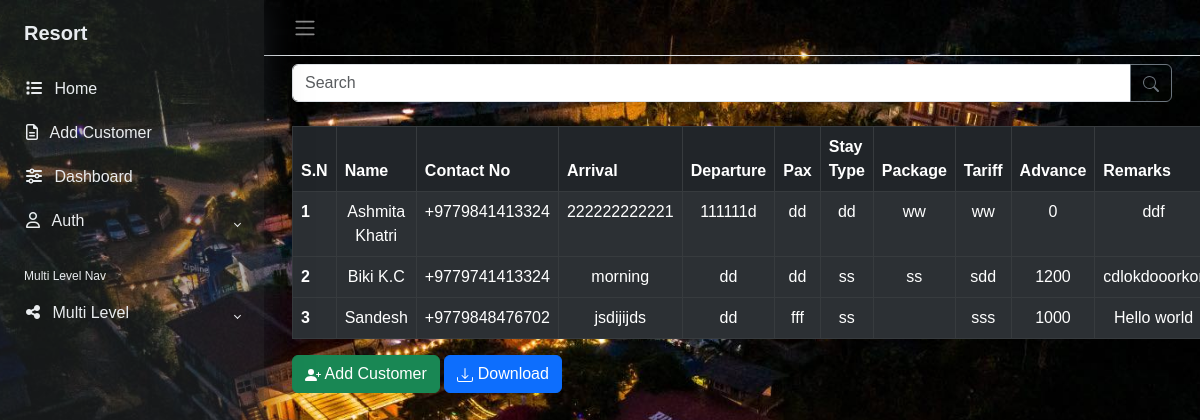
The app's page /, older data.
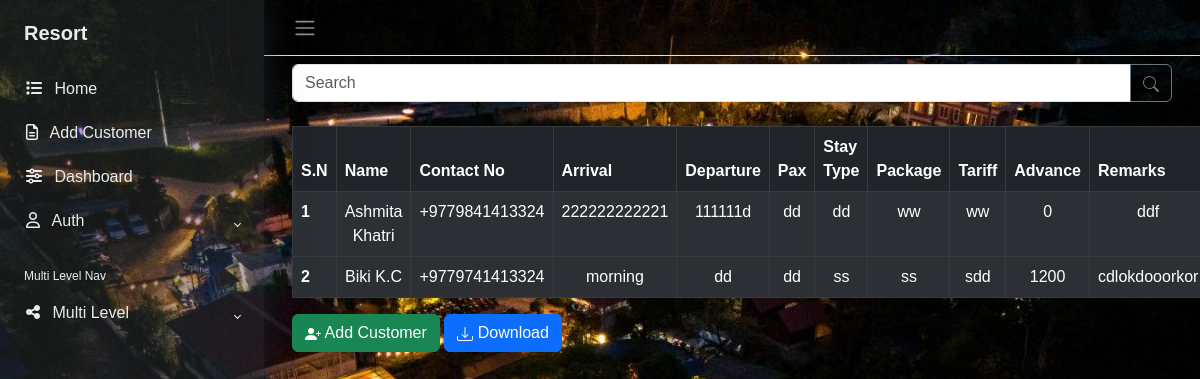
The same page, newer data.
### app/models.py (models this page shows, shortened)
class CustomerModel(models.Model):
    name=models.CharField(max_length=100,default=' ')
    contact=PhoneNumberField(region='NP')
    arrivals=models.CharField(max_length=200,default=" ")
    departure=models.CharField(max_length=100,default=' ')
    pax=models.CharField(max_length=100,default=' ')
    stay_type=models.CharField(max_length=100,default=' ')
    package=models.CharField(max_length=200,default=' ')
    tariff=models.CharField(max_length=100,default=' ')
    advance=models.IntegerField(default=0)
    remarks=models.TextField()

### app/views.py (the view)
# urls.py: path('',views.home,name='home'),
def home(request):
    data=CustomerModel.objects.all()
    query=request.POST.get('search','')
    result=CustomerModel.objects.filter(
        Q(name__icontains=query) |
        Q(contact__icontains=query) |
        Q(arrivals__icontains=query) |
        Q(stay_type__icontains=query)
    )
    if result:
        return render(request,'index.html',{'data':result})
    else:
        return render(request,'index.html',{'data':data})

### app/templates/index.html (shortened to what this page needs)
{% include "header.html" %}
        <div class="main">
            <nav class="navbar navbar-expand px-3 border-bottom">
                <button class="btn" type="button" data-bs-theme="dark">
                    <span class="navbar-toggler-icon" ></span>
                </button>
            </nav>
            <main class="content px-3 py-2">
                <div class="container-fluid">
                  <form class="d-flex" role="search" method="POST">
                    <div class="input-group">
                      <input class="form-control" type="search" placeholder="Search" style="background-color:white; color:black;" name='search'>
                      <button class="btn btn-outline-secondary" type="submit">
                        <svg xmlns="http://www.w3.org/2000/svg" width="16" height="16" fill="currentColor" class="bi bi-search" viewBox="0 0 16 16">
                          <path d="M11.742 10.344a6.5 6.5 0 1 0-1.397 1.398h-.001q.044.06.098.115l3.85 3.85a1 1 0 0 0 1.415-1.414l-3.85-3.85a1 1 0 0 0-.115-.1zM12 6.5a5.5 5.5 0 1 1-11 0 5.5 5.5 0 0 1 11 0"/>
                        </svg>
                      </button>
                    </div>
                  </form>
                  <br>
                    <div class="mb-3">
                        <table class="table table-striped table-bordered table-dark">
                            <thead>
                              <tr>
                                <th scope="col">S.N</th>
                                <th scope="col">Name</th>
                                <th scope="col">Contact No</th>
                                <th scope="col">Arrival</th>
                                <th scope="col">Departure</th>
                                <th scope="col">Pax</th>
                                <th scope="col">Stay Type</th>
                                <th scope="col">Package</th>
                                <th scope="col">Tariff</th>
                                <th scope="col">Advance</th>
                                <th scope="col">Remarks</th>
                              </tr>
                            </thead>
                            {% for i in data %}
                            <tbody>
                              <tr>
                                <th scope="row">{{ forloop.counter }}</th>
                                <td style="text-align:center;">{{ i.name }}</td>
                                <td style="text-align:center;">{{i.contact}}</td>
                                <td style="text-align:center;">{{i.arrivals}}</td>
                                <td style="text-align:center;">{{i.departure}}</td>
                                <td style="text-align:center;">{{i.pax}}</td>
                                <td style="text-align:center;">{{i.stay_type}}</td>
                                <td style="text-align:center;">{{i.package}}</td>
                                <td style="text-align:center;">{{i.tariff}}</td>
                                <td style="text-align:center;">{{i.advance}}</td>
                                <td style="text-align:center;">{{i.remarks}}</td>
                              </tr>
                            </tbody>
                            {% endfor %}
                          </table>
                          <a class="btn btn-success" role="button" href="{% url "data" %}" > Add Customer</a>
                          <a href="{% url 'export_data' %}" class="btn btn-primary"> Download </a>
                    </div>
                </div>
            </main>
        </div>
    </div>
{% include "footer.html" %}

### app/templates/header.html (shortened to what this page needs)
<!DOCTYPE html>
<html lang="en">
{% load static %}
<head>
    <link href="https://cdn.jsdelivr.net/npm/bootstrap@5.3.0-alpha3/dist/css/bootstrap.min.css" rel="stylesheet"
>
    <link rel="stylesheet" href="{% static 'css/style.css' %}">
</head>
<body>
    <div class="wrapper">
        <aside id="sidebar">
            <div class="h-100" style="background-color:#373b3e63;">
                <div class="sidebar-logo">
                    <a href="#">Resort</a>
                </div>
                <ul class="sidebar-nav">
                    <li class="sidebar-item">
                        <a href="#" class="sidebar-link">
                            <i class="fa-solid fa-list pe-2"></i>
                            Home
                        </a>
                    </li>
                    <li class="sidebar-item">
                        <a href="{% url 'data' %}" class="sidebar-link collapsed" >
                            <i class="fa-regular fa-file-lines pe-2"></i>
                            Add Customer
                        </a>
                    </li>
                    <li class="sidebar-item">
                        <a href="{% url 'home' %}" class="sidebar-link collapsed" >
                            <i class="fa-solid fa-sliders pe-2"></i>
                            Dashboard
                        </a>
                    </li>
                    <li class="sidebar-item">
                        <a href="#" class="sidebar-link collapsed" data-bs-toggle="collapse" data-bs-target="#auth"
                            aria-expanded="false" aria-controls="auth">
                            <i class="fa-regular fa-user pe-2"></i>
                            Auth
                        </a>
                    </li>
                    <li class="sidebar-header">
                        Multi Level Nav
                    </li>
                    <li class="sidebar-item">
                        <a href="#" class="sidebar-link collapsed" data-bs-toggle="collapse" data-bs-target="#multi"
                            aria-expanded="false" aria-controls="multi">
                            <i class="fa-solid fa-share-nodes pe-2"></i>
                            Multi Level
                        </a>
                    </li>
                </ul>
            </div>
        </aside>

### app/templates/footer.html (shortened to what this page needs)
{% load static %}
</body>
</html>

### app/static/css/style.css (style rules this page uses)
* { margin: 0; padding: 0; box-sizing: border-box; }
.h-100 { background-color: #272a2f8f; }
body { font-family: 'Poppins', sans-serif; margin: 0; background-image: url("bg.jpg"); background-repeat: no-repeat; background-position: center bottom; background-size: cover; }
a { cursor: pointer; text-decoration: none; font-family: 'Poppins', sans-serif; }
li { list-style: none; }
.wrapper { align-items: stretch; display: flex; width: 100%; }
#sidebar { max-width: 264px; min-width: 264px; transition: all 0.35s ease-in-out; box-shadow: 0 0 35px 0 rgba(49, 57, 66, 0.5); z-index: 1111; }
.main { display: flex; flex-direction: column; min-height: 100vh; width: 100%; overflow: hidden; transition: all 0.35s ease-in-out; }
.sidebar-logo { padding: 1.15rem 1.5rem; }
.sidebar-logo a { color: #e9ecef; font-size: 1.25rem; font-weight: 600; }
.sidebar-nav { padding: 0; }
.sidebar-header { color: #e9ecef; font-size: .75rem; padding: 1.5rem 1.5rem .375rem; }
a.sidebar-link { padding: .625rem 1.625rem; color: #e9ecef; position: relative; display: block; font-size: 1rem; }
.sidebar-link[data-bs-toggle="collapse"]::after { border: solid; border-width: 0 .075rem .075rem 0; content: ""; display: inline-block; padding: 2px; position: absolute; right: 1.5rem; top: 1.4rem; transform: rotate(-135deg); transition: all .2s ease-out; }
.sidebar-link[data-bs-toggle="collapse"].collapsed::after { transform: rotate(45deg); transition: all .2s ease-out; }
.content { flex: 1; max-width: 100vw; width: 100vw; }
@media (min-width:768px) { .content { width: auto; } }

Row changes from the older to the newer data that the page shows:
removed CustomerModel: name "Sandesh", contact "+9779848476702", arrivals "jsdijijds", departure "dd", pax "fff", stay_type "ss", tariff "sss", advance "1000", remarks "Hello world"
